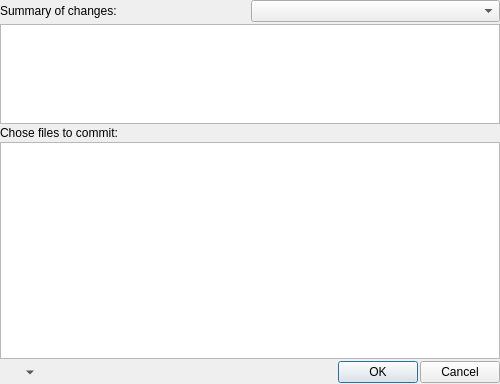
<?xml version="1.0" encoding="UTF-8"?>
<ui version="4.0">
 <class>CommitDialog</class>
 <widget class="QDialog" name="CommitDialog">
  <property name="geometry">
   <rect>
    <x>0</x>
    <y>0</y>
    <width>500</width>
    <height>384</height>
   </rect>
  </property>
  <property name="minimumSize">
   <size>
    <width>500</width>
    <height>0</height>
   </size>
  </property>
  <property name="windowTitle">
   <string>GitHub Client</string>
  </property>
  <layout class="QVBoxLayout" name="verticalLayout">
   <property name="spacing">
    <number>2</number>
   </property>
   <property name="margin">
    <number>0</number>
   </property>
   <item>
    <layout class="QHBoxLayout" name="horizontalLayout_2">
     <item>
      <widget class="QLabel" name="label">
       <property name="text">
        <string>Summary of changes:</string>
       </property>
      </widget>
     </item>
     <item>
      <widget class="QComboBox" name="comboBoxSummary"/>
     </item>
    </layout>
   </item>
   <item>
    <widget class="QTextEdit" name="textEditSummary">
     <property name="maximumSize">
      <size>
       <width>16777215</width>
       <height>100</height>
      </size>
     </property>
    </widget>
   </item>
   <item>
    <widget class="QLabel" name="label_2">
     <property name="text">
      <string>Chose files to commit:</string>
     </property>
    </widget>
   </item>
   <item>
    <widget class="QTableView" name="tableViewFiles">
     <property name="alternatingRowColors">
      <bool>true</bool>
     </property>
     <property name="selectionMode">
      <enum>QAbstractItemView::SingleSelection</enum>
     </property>
     <property name="selectionBehavior">
      <enum>QAbstractItemView::SelectRows</enum>
     </property>
    </widget>
   </item>
   <item>
    <layout class="QHBoxLayout" name="horizontalLayout">
     <property name="spacing">
      <number>2</number>
     </property>
     <item>
      <widget class="QToolButton" name="toolButtonSelect">
       <property name="icon">
        <iconset theme="edit-select"/>
       </property>
       <property name="popupMode">
        <enum>QToolButton::MenuButtonPopup</enum>
       </property>
       <property name="autoRaise">
        <bool>true</bool>
       </property>
      </widget>
     </item>
     <item>
      <spacer name="horizontalSpacer">
       <property name="orientation">
        <enum>Qt::Horizontal</enum>
       </property>
       <property name="sizeHint" stdset="0">
        <size>
         <width>40</width>
         <height>20</height>
        </size>
       </property>
      </spacer>
     </item>
     <item>
      <widget class="QPushButton" name="buttonOk">
       <property name="text">
        <string>OK</string>
       </property>
       <property name="icon">
        <iconset theme="dialog-ok">
         <normaloff>../../../Bundles/Prymatex.tmbundle/Support/guis/github</normaloff>../../../Bundles/Prymatex.tmbundle/Support/guis/github</iconset>
       </property>
      </widget>
     </item>
     <item>
      <widget class="QPushButton" name="buttonCancel">
       <property name="text">
        <string>Cancel</string>
       </property>
       <property name="icon">
        <iconset theme="dialog-cancel">
         <normaloff>../../../Bundles/Prymatex.tmbundle/Support/guis/github</normaloff>../../../Bundles/Prymatex.tmbundle/Support/guis/github</iconset>
       </property>
      </widget>
     </item>
    </layout>
   </item>
  </layout>
 </widget>
 <resources/>
 <connections/>
</ui>
